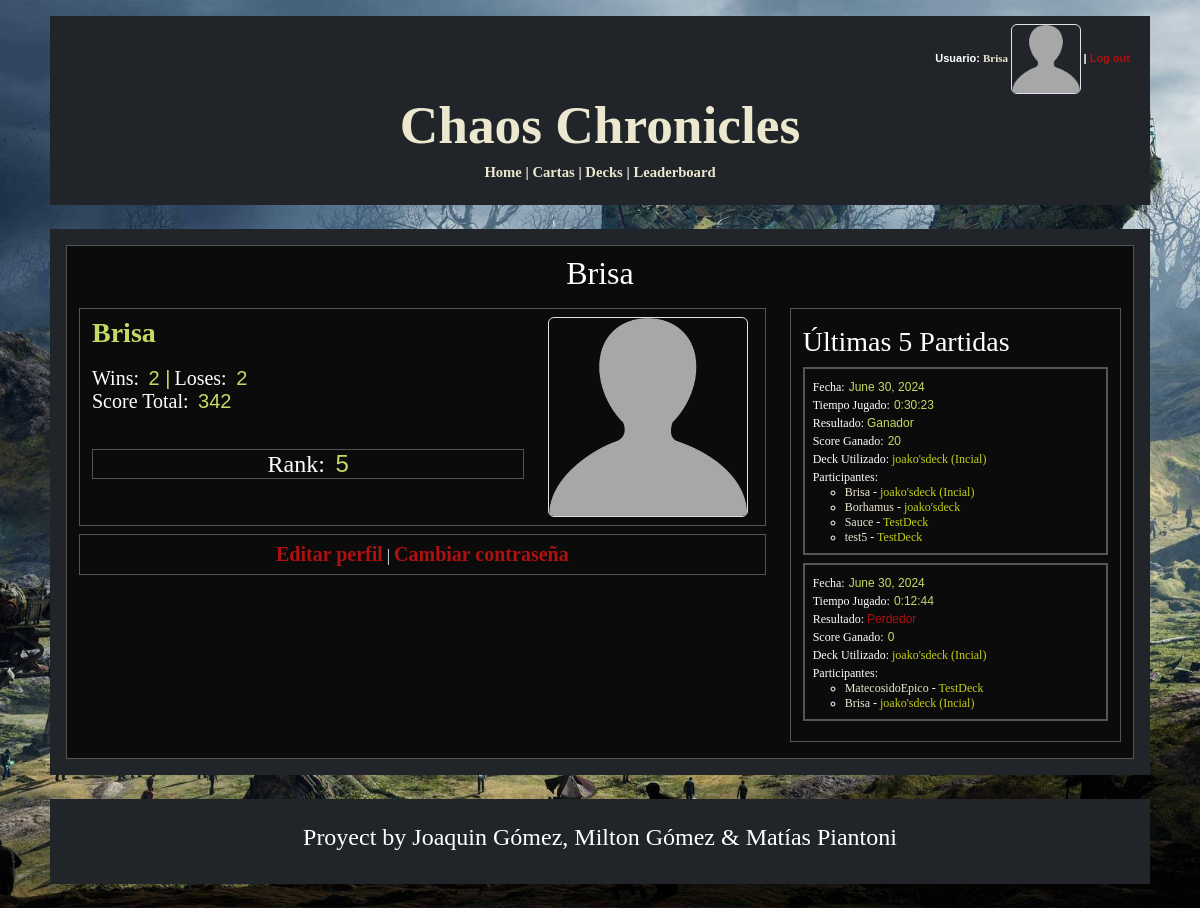
The page /profile/16/ (signed in) on the database its author committed.
### logica/models.py (models this page shows, shortened)
class Jugador(AbstractUser):
    ScoreTotal = models.SmallIntegerField(default=0)
    PartidasGanadas = models.IntegerField(default=0)
    PartidasPerdidas = models.IntegerField(default=0)
    Decks = models.ManyToManyField(Deck, blank=True)
    FotoPerfil = models.ImageField(blank=True, upload_to='perfilimages/')
    deck_seleccionado = models.ForeignKey('Deck', on_delete=models.SET_NULL, null=True, blank=True, related_name='jugador_seleccionado')
    def get_absolute_url(self):
        return reverse('user_profile', kwargs={'pk': self.pk})

class PartidaJugador(models.Model):
    Jugador = models.ForeignKey(Jugador, on_delete=models.CASCADE)
    Deck = models.ForeignKey(Deck, on_delete=models.CASCADE)
    Partida = models.ForeignKey(Partida, on_delete=models.CASCADE)
    GanadorPerdedor = models.BooleanField()
    ScoreGanado = models.SmallIntegerField()

class Partida(models.Model):
    Fecha = models.DateField(auto_now_add=True)
    TiempoJugado = models.DurationField()
    members = models.ManyToManyField(Jugador, through="PartidaJugador")

class Deck(models.Model):
    Titulo = models.CharField(max_length=50)
    CantidadCartas = models.IntegerField(default=0, validators=[MinValueValidator(9), MaxValueValidator(21)])
    CantCirculo = models.SmallIntegerField(default=0)
    CantCuadrado = models.SmallIntegerField(default=0)
    CantTriangulo = models.SmallIntegerField(default=0)
    PartidasGanadas = models.SmallIntegerField(default=0)
    PartidasPerdidas = models.SmallIntegerField(default=0)
    PartidasTotales = models.SmallIntegerField(default=0)
    Winrate = models.DecimalField(max_digits=5, decimal_places=2, default=0.00)
    FechaDeCreacion = models.DateField(auto_now_add=True)
    BackImage = models.ImageField(blank=True, upload_to='backim/')
    Puntos = models.IntegerField(default=100)

### logica/views.py (the view)
# urls.py: path('profile/<int:pk>/', UserProfileView.as_view(), name='user_profile'),
class UserProfileView(LoginRequiredMixin, DetailView):
    model = Jugador
    template_name = 'profile_view.html'
    context_object_name = 'user_profile'
    def get_object(self):
        return get_object_or_404(Jugador, pk=self.kwargs['pk'])
    def get_context_data(self, **kwargs):
        context = super().get_context_data(**kwargs)
        jugador = self.get_object()
        partidas_jugador = PartidaJugador.objects.filter(Jugador=jugador).order_by('-Partida__Fecha')[:5]
        context['partidas_jugador'] = partidas_jugador
        jugadores = Jugador.objects.all().order_by('-ScoreTotal')
        rank = list(jugadores).index(jugador) + 1
        context['rank'] = rank
        return context

### logica/templates/profile_view.html (shortened to what this page needs)
{% extends 'base_generic.html' %}
{% block content %}
    <body>
        <div class="container pb-3 pt-2" style="border: 1px solid  rgb(85,85,85); background-color:#0b0b0b">
            <div class = "row pb-2 profile-title">
                <h2 style = "text-align: center;">{{ user_profile.username }}</h2>
            </div>
            <div class = "row">
                <div class = "col-sm-8">
                        <div class = "row pb-2 profile-data">
                            <div class="col">
                                <div class="container pt-2 pb-2" style="border: 1px solid  rgb(85,85,85); background-color:#0b0b0b">
                                    <div class="row">
                                        <div class = "col-sm-8 user-data">
                                            <span style="font:bold 28px Georgia;color:#c3db65;"> {{user_profile.username}} </span>
                                            <br>
                                            <br>
                                            <span style="font:normal 20px Georgia;color:#ffffff;margin-top:10px;">Wins:</span>
                                            <span style="font:normal 20px Arial;color:#c3db65;">&nbsp;{{user_profile.PartidasGanadas}} </span>
                                            <span style="font:normal 20px Arial;color:#c3db65;">|</span>
                                            <span style="font:normal 20px Georgia;color:#ffffff;margin-top:10px;">Loses:</span>
                                            <span style="font:normal 20px Arial;color:#c3db65;">&nbsp;{{user_profile.PartidasPerdidas}}</span>
                                            <br>
                                            <span style="font:normal 20px Georgia;color:#ffffff;margin-top:10px;">Score Total:</span>
                                            <span style="font:normal 20px Arial;color:#c3db65;">&nbsp;{{ user_profile.ScoreTotal }}</span>
                                            <br>
                                            <br>
                                            <br>
                                            <div clasa="container border" style="border: 1px solid  rgb(85,85,85); background-color:#0b0b0b; text-align: center;">
                                                <span style="font:normal 24px Georgia;color:#ffffff;margin-top:10px;">Rank:</span>
                                                <span style="font:normal 24px Arial;color:#c3db65;">&nbsp;{{ rank }}</span>
                                            </div>
                                        </div>
                                        <div class = "col-sm-4 user-profile-photo">
                                            {% if user_profile.FotoPerfil %}
                                                <img src="{{ user_profile.FotoPerfil.url }}" alt="Foto de Perfil" class="rounded" style="height:200px; width:200px;">
                                            {% else %}
                                                <img src="/media/perfilimages/default-profile.png" alt="Foto de Perfil" class="rounded border" style="height:200px; width:200px;">
                                            {% endif %}
                                        </div>
                                    </div>
                                </div>
                            </div>
                        </div>
                        {% if user == user_profile %}
                            <div class="container pt-2 pb-2" style="border: 1px solid  rgb(85,85,85); background-color:#0b0b0b; text-align: center;">
                                <a href="{% url 'edit_user_profile' %}" class="logout-button" style="font:bold 20px Georgia;">Editar perfil</a>
                                |
                                <a href="{% url 'change_password' %}" class="logout-button" style="font:bold 20px Georgia;">Cambiar contraseña</a>
                            </div>
                        {% endif %}
                </div>
                <div class="col-sm-4 profile-matches">
                    <div class="container pt-3 pb-1" style="border: 1px solid  rgb(85,85,85); background-color:#0b0b0b">
                        <h3>Últimas 5 Partidas</h3>
                            {% if partidas_jugador %}
                                <ul class="list-unstyled">
                                    {% for partida_jugador in partidas_jugador %}
                                        <div class="container p-2 mt-2" style="border: 2px solid  rgb(85,85,85); background-color:#0b0b0b">
                                            <li class="game-item">
                                                <span style="font:normal 12px Georgia;color:#ffffff;margin-top:10px;">Fecha:</span>
                                                <span style="font:normal 12px Arial;color:#c3db65;">{{ partida_jugador.Partida.Fecha }}</span>
                                                <br>
                                                <span style="font:normal 12px Georgia;color:#ffffff;margin-top:10px;">Tiempo Jugado:</span>
                                                <span style="font:normal 12px Arial;color:#c3db65;">{{ partida_jugador.Partida.TiempoJugado}}</span>
                                                <br>
                                                <span style="font:normal 12px Georgia;color:#ffffff;margin-top:10px;">Resultado: </span>
                                                    {% if partida_jugador.GanadorPerdedor %}
                                                        <span style="font:normal 12px Arial;color:#c3db65;">Ganador</span>
                                                    {% else %}
                                                    <span style="font:normal 12px Arial; color: rgb(175, 17, 17);">Perdedor</span>
                                                    {% endif %}
                                                <br>
                                                <span style="font:normal 12px Georgia;color:#ffffff;margin-top:10px;">Score Ganado:</span>
                                                <span style="font:normal 12px Arial;color:#c3db65;"> {{ partida_jugador.ScoreGanado }} </span>
                                                <br>
                                                <span style="font:normal 12px Georgia;color:#ffffff;margin-top:10px;">Deck Utilizado: <a class ="green-link" href="{% url 'deck_detail' partida_jugador.Deck.id %}">{{ partida_jugador.Deck.Titulo }}</a></span>
                                                <br>
                                                <span style="font:normal 12px Georgia;color:#ffffff;margin-top:10px;">Participantes:</span>
                                                <ul>
                                                    {% for pj in partida_jugador.Partida.partidajugador_set.all %}
                                                        <li style="font:normal 12px Georgia;color:#ffffff">
                                                            <a class = "menu-buttons" href="{% url 'user_profile' pj.Jugador.id %}">{{ pj.Jugador.username }}</a>
                                                            -
                                                            <a href="{% url 'deck_detail' pj.Deck.id %}" class = "green-link">{{ pj.Deck.Titulo }}</a></li>
                                                    {% endfor %}
                                                </ul>
                                            </li>
                                        </div>
                                    {% endfor %}
                                </ul>
                            {% else %}
                                <p>No hay partidas recientes.</p>
                            {% endif %}
                    </div>
                </div>
            </div>
        </div>
    </body>
{% endblock %}

### logica/templates/base_generic.html (shortened to what this page needs)
<!DOCTYPE html>
<html lang="en">
    <head>
        <link href="https://cdn.jsdelivr.net/npm/bootstrap@5.3.3/dist/css/bootstrap.min.css" rel="stylesheet">
    </head>
    <body>
        <div class = "custom-container p-2 mt-3 bg-dark text-white">
            <div class = "menu">
                <div class = "container-fluid bg-dark text-white">
                    <div class="row">
                        <div class="col-sm-12">
                            <nav>
                                {% if user.is_authenticated %}
                                    <div class = "log-bar">
                                        Usuario: <a href="{{ user.get_absolute_url }}" style="font:bold 11px Georgia" class = "menu-buttons">{{ user.get_username }}
                                        {% if user.FotoPerfil %}
                                            <img src="{{ user.FotoPerfil.url }}" alt="Foto de Perfil" class="rounded" style="height:70px; width:70px;">
                                        {% else %}
                                            <img src="/media/perfilimages/default-profile.png" alt="Foto de Perfil" class="rounded border" style="height:70px; width:70px;">
                                        {% endif %}
                                        </a>
                                        |
                                        <form action="{% url 'logout' %}" method="post" class = "logout-form"> {% csrf_token %}
                                            <button type="submit" class="logout-button">Log out</button>
                                        </form>
                                    </div>
                                {% else %}
                                    <p class = "log-bar"><a class = "menu-buttons" href="{% url 'login' %}">Log in</a> or <a class = "menu-buttons" href="{% url 'register' %}">Register</a></p>
                                {% endif %}
                            </nav>
                        </div>
                    </div>
                </div>
                <div class="row">
                    <div class = "col-sm-12">
                        <h1 class="title"><a href="{% url 'home' %}" class = "menu-buttons">Chaos Chronicles</a></h1>
                    </div>
                </div>
                <div class="row">
                    <div class = "col-sm-12">
                        <nav class = "menu-items">
                            <p>
                                <a href="{% url 'home' %}" class = "menu-buttons"> Home</a> |
                                <a href="{% url 'carta_list' %}" class = "menu-buttons"> Cartas</a>
                                {% if user.is_authenticated %}
                                    |
                                    <a href="{% url 'deck_list' %}" class = "menu-buttons"> Decks</a> |
                                    <a href="{% url 'leaderboard' %}" class = "menu-buttons"> Leaderboard </a>
                                {% endif %}
                            </p>
                        </nav>
                    </div>
                </div>
            </div>
        </div>
        <div class = "custom-container p-3 my-4 bg-dark text-white">
            {% block content %}
            {% endblock %}
        </div>
        <div class = "custom-container p-4 my-4 bg-dark text-white">
            <h4 style = "text-align: center;"> Proyect by Joaquin Gómez, Milton Gómez & Matías Piantoni </h4>
        </div>
    </body>
</html>

### logica/templates/base_generic.html (style rules this page uses)
body { background-attachment: fixed; background-image: url("/media/media/bg1.jpg"); min-height: 100vh; width: 100%; background-position: center; background-repeat: no-repeat; background-size: cover; font: 12pt Georgia, "Times New Roman", Times, serif; }
.title { text-align: center; font: bold 40pt Georgia, "Times New Roman", Times, serif; }
.menu-items { text-align: center; font: bold 11pt Georgia, "Times New Roman", Times, serif; }
.menu-buttons { color: #ece8d0; text-decoration: none; background: none; border: none; }
.log-bar { text-align: right; font: bold 11px Arial; }
.logout-form { display: inline-block; margin: 0; }
.custom-container { max-width: 1100px; margin: auto; }
.logout-button { background: none; color: rgb(175, 17, 17); border: none; padding: 0; cursor: pointer; text-decoration: none; font: bold 11px Arial; }

### rows shown on the page
Jugador: get_username "Brisa", username "Brisa", PartidasGanadas "2", PartidasPerdidas "2", ScoreTotal "342"
PartidaJugador: Partida.Fecha "June 30, 2024", Partida.TiempoJugado "0:30:23", GanadorPerdedor "Ganador", ScoreGanado "20", Deck.Titulo "joako'sdeck (Incial)", Jugador.username "Brisa"
PartidaJugador: Jugador.username "Borhamus", Deck.Titulo "joako'sdeck"
PartidaJugador: Jugador.username "Sauce", Deck.Titulo "TestDeck"
PartidaJugador: Jugador.username "test5", Deck.Titulo "TestDeck"
PartidaJugador: Partida.Fecha "June 30, 2024", Partida.TiempoJugado "0:12:44", GanadorPerdedor "Perdedor", ScoreGanado "0", Deck.Titulo "joako'sdeck (Incial)", Jugador.username "Brisa"
PartidaJugador: Jugador.username "MatecosidoEpico", Deck.Titulo "TestDeck"

### other values the page prints
{{ rank }} "5"
